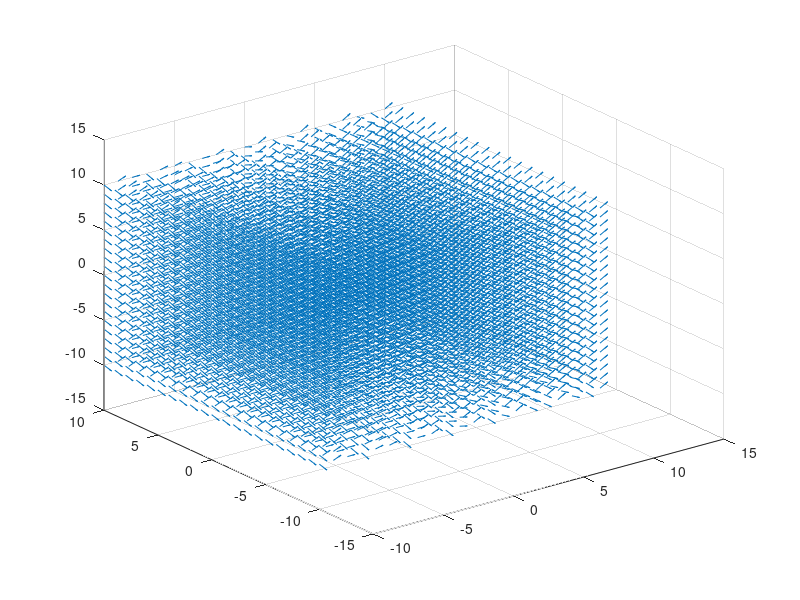
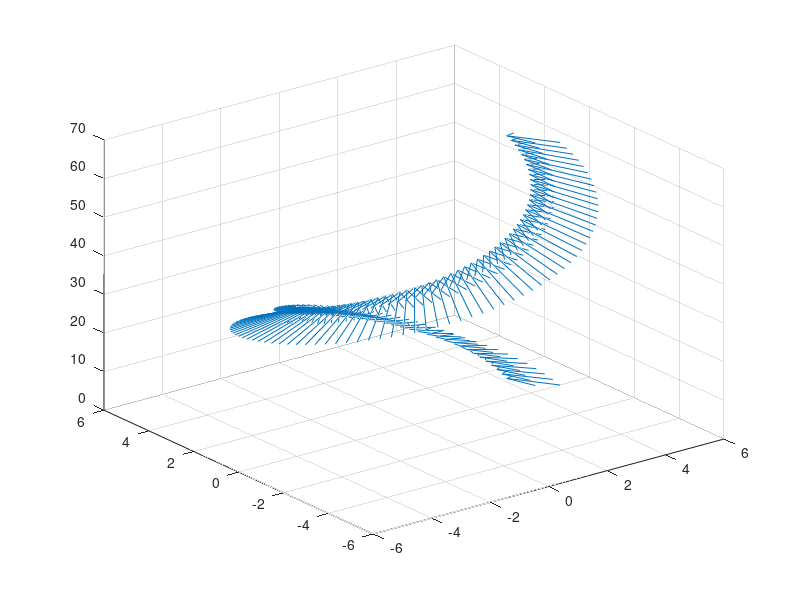

The MATLAB source for these figures, in order:
clear
clc
close all

x = -10:10;
y = -10:10;
z = -10:10;

[xx,yy,zz] = meshgrid(x,y,z);

uu = 0.*xx + 5;
vv = 0.*xx + -3;
ww = 10*sin(2*xx);

quiver3(xx,yy,zz,uu,vv,ww)


t = linspace(0,2*pi,100);
x = 5*cos(t);
y = 5*sin(t);
z = 10*t;

u = -1*cos(t);
v = -1*sin(t);
w = u*0 + 3;

figure()
quiver3(x,y,z,u,v,w)
